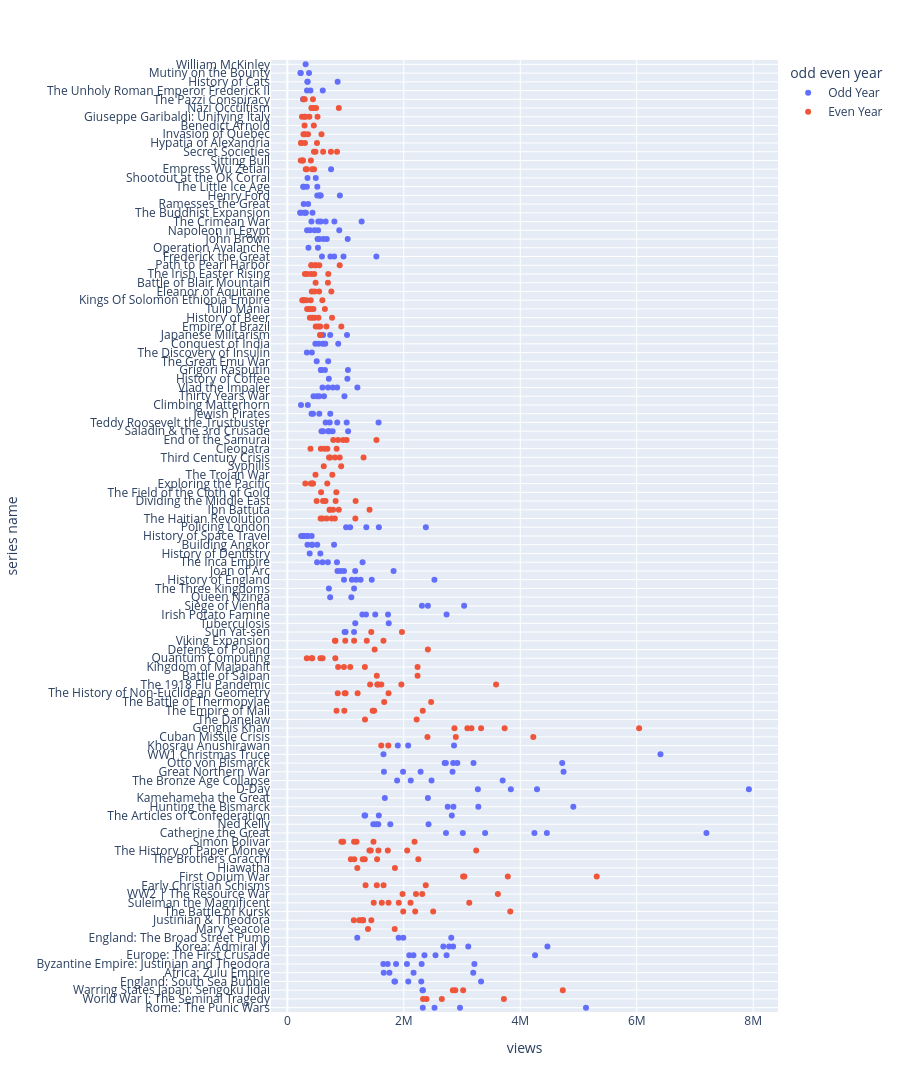
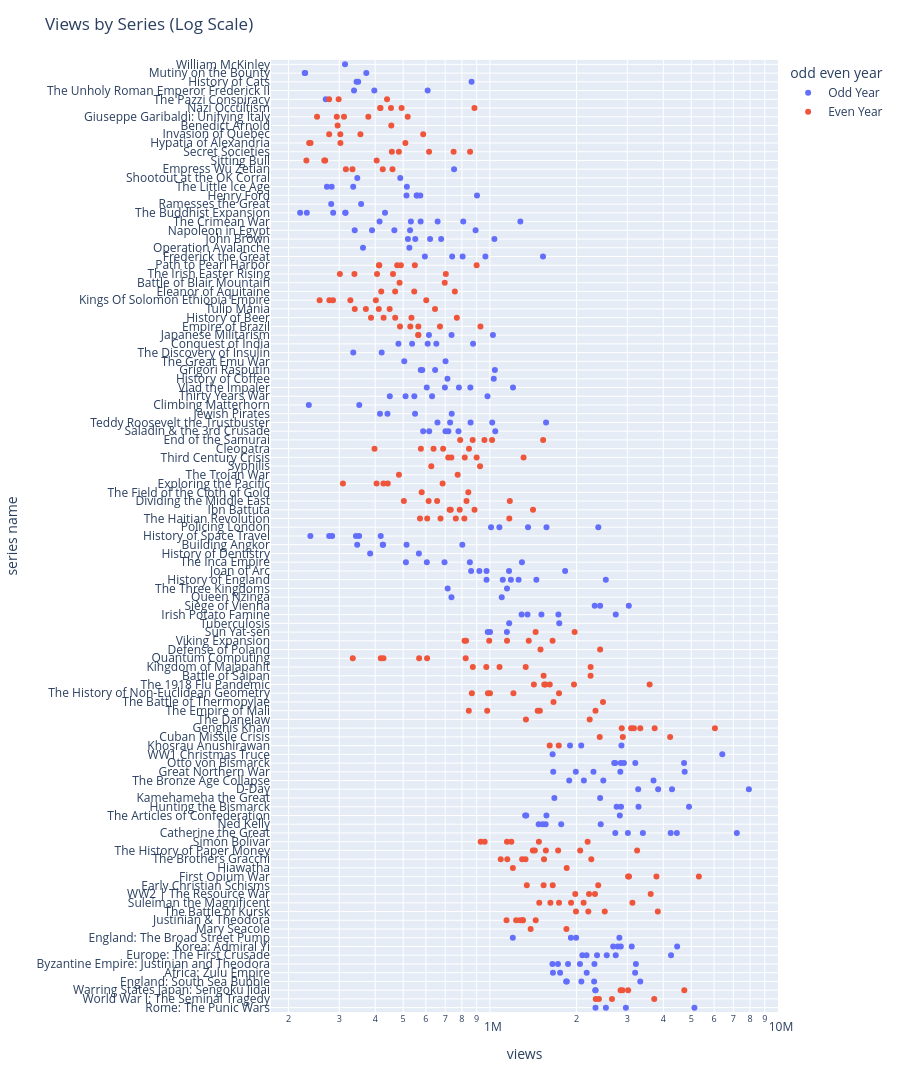

Notebook code for these charts, in order:
### Code cell
# Set height dynamically based on number of unique series
n_series = eh_epis["series name"].nunique()
height_per_series = 20
fig_height = n_series * height_per_series

fig = px.scatter(
    eh_epis,
    x="views",
    y="series name",
    color="odd even year",
    hover_name="title"
)

# Ensure all series names show
fig.update_layout(
    height=fig_height,
    yaxis=dict(tickmode='linear')
)

fig.update_yaxes(
    automargin=True,  # Avoid clipping labels
    range=[-0.5, n_series - 0.5],  # Remove excess padding at top/bottom
    categoryorder="array",  # Ensure order is preserved
    categoryarray=eh_epis["series name"].unique()[::-1]  # Reverse order if needed
)

fig.show()

# --- Second Figure: Logarithmic Scale ---
fig_log = px.scatter(
    eh_epis,
    x="views",
    y="series name",
    color="odd even year",
    hover_name="title"
)

fig_log.update_layout(
    title="Views by Series (Log Scale)",
    height=fig_height,
    yaxis=dict(tickmode='linear'),
    xaxis_type='log'
)

fig_log.update_yaxes(
    automargin=True,
    range=[-0.5, n_series - 0.5],
    categoryorder="array",
    categoryarray=eh_epis["series name"].unique()[::-1]
)

fig_log.show()

### Figure 1 — Plotly figure (JSON) as saved in the notebook; plotly's stock layout.template omitted (floating-point values rounded to 4 significant figures; data arrays with more than 128 entries replaced by an {"elided": "..."} marker saying what was removed)
{"data": [{"hovertemplate": "<b>%{hovertext}</b><br><br>odd even year=Odd Year<br>views=%{x}<br>series name=%{y}<extra></extra>", "hovertext": {"elided": "231 str values"}, "legendgroup": "Odd Year", "marker": {"color": "#636efa", "symbol": "circle"}, "mode": "markers", "name": "Odd Year", "orientation": "h", "showlegend": true, "type": "scatter", "x": {"elided": "231 int values"}, "xaxis": "x", "y": {"elided": "231 str values"}, "yaxis": "y"}, {"hovertemplate": "<b>%{hovertext}</b><br><br>odd even year=Even Year<br>views=%{x}<br>series name=%{y}<extra></extra>", "hovertext": {"elided": "230 str values"}, "legendgroup": "Even Year", "marker": {"color": "#EF553B", "symbol": "circle"}, "mode": "markers", "name": "Even Year", "orientation": "h", "showlegend": true, "type": "scatter", "x": {"elided": "230 int values"}, "xaxis": "x", "y": {"elided": "230 str values"}, "yaxis": "y"}], "layout": {"height": 2180, "legend": {"title": {"text": "odd even year"}, "tracegroupgap": 0}, "margin": {"t": 60}, "xaxis": {"anchor": "y", "domain": [0, 1], "title": {"text": "views"}}, "yaxis": {"anchor": "x", "automargin": true, "categoryarray": ["Rome: The Punic Wars", "World War I: The Seminal Tragedy", "Warring States Japan: Sengoku Jidai", "England: South Sea Bubble", "Africa: Zulu Empire", "Byzantine Empire: Justinian and Theodora", "Europe: The First Crusade", "Korea: Admiral Yi", "England: The Broad Street Pump", "Mary Seacole", "Justinian & Theodora", "The Battle of Kursk", "Suleiman the Magnificent", "WW2 | The Resource War", "Early Christian Schisms", "First Opium War", "Hiawatha", "The Brothers Gracchi", "The History of Paper Money", "Simón Bolívar", "Catherine the Great", "Ned Kelly", "The Articles of Confederation", "Hunting the Bismarck", "Kamehameha the Great", "D-Day", "The Bronze Age Collapse", "Great Northern War", "Otto von Bismarck", "WW1 Christmas Truce", "Khosrau Anushirawan", "Cuban Missile Crisis", "Genghis Khan", "The Danelaw", "The Empire of Mali", "The Battle of Thermopylae", "The History of Non-Euclidean Geometry", "The 1918 Flu Pandemic", "Battle of Saipan", "Kingdom of Majapahit", "Quantum Computing", "Defense of Poland", "Viking Expansion", "Sun Yat-sen", "Tuberculosis", "Irish Potato Famine", "Siege of Vienna", "Queen Nzinga", "The Three Kingdoms", "History of England", "Joan of Arc", "The Inca Empire", "History of Dentistry", "Building Angkor", "History of Space Travel", "Policing London", "The Haitian Revolution", "Ibn Battuta", "Dividing the Middle East", "The Field of the Cloth of Gold", "Exploring the Pacific", "The Trojan War", "Syphilis", "Third Century Crisis", "Cleopatra", "End of the Samurai", "Saladin & the 3rd Crusade", "Teddy Roosevelt the Trustbuster", "Jewish Pirates", "Climbing Matterhorn", "Thirty Years War", "Vlad the Impaler", "History of Coffee", "Grigori Rasputin", "The Great Emu War", "The Discovery of Insulin", "Conquest of India", "Japanese Militarism", "Empire of Brazil", "History of Beer", "Tulip Mania", "Kings Of Solomon Ethiopia Empire", "Eleanor of Aquitaine", "Battle of Blair Mountain", "The Irish Easter Rising", "Path to Pearl Harbor", "Frederick the Great", "Operation Avalanche", "John Brown", "Napoleon in Egypt", "The Crimean War", "The Buddhist Expansion", "Ramesses the Great", "Henry Ford", "The Little Ice Age", "Shootout at the OK Corral", "Empress Wu Zetian", "Sitting Bull", "Secret Societies", "Hypatia of Alexandria", "Invasion of Quebec", "Benedict Arnold", "Giuseppe Garibaldi: Unifying Italy", "Nazi Occultism", "The Pazzi Conspiracy", "The Unholy Roman Emperor Frederick II", "History of Cats", "Mutiny on the Bounty", "William McKinley"], "categoryorder": "array", "domain": [0, 1], "range": [-0.5, 108.5], "tickmode": "linear", "title": {"text": "series name"}}}}

### Figure 2 — Plotly figure (JSON) as saved in the notebook; plotly's stock layout.template omitted (floating-point values rounded to 4 significant figures; data arrays with more than 128 entries replaced by an {"elided": "..."} marker saying what was removed)
{"data": [{"hovertemplate": "<b>%{hovertext}</b><br><br>odd even year=Odd Year<br>views=%{x}<br>series name=%{y}<extra></extra>", "hovertext": {"elided": "231 str values"}, "legendgroup": "Odd Year", "marker": {"color": "#636efa", "symbol": "circle"}, "mode": "markers", "name": "Odd Year", "orientation": "h", "showlegend": true, "type": "scatter", "x": {"elided": "231 int values"}, "xaxis": "x", "y": {"elided": "231 str values"}, "yaxis": "y"}, {"hovertemplate": "<b>%{hovertext}</b><br><br>odd even year=Even Year<br>views=%{x}<br>series name=%{y}<extra></extra>", "hovertext": {"elided": "230 str values"}, "legendgroup": "Even Year", "marker": {"color": "#EF553B", "symbol": "circle"}, "mode": "markers", "name": "Even Year", "orientation": "h", "showlegend": true, "type": "scatter", "x": {"elided": "230 int values"}, "xaxis": "x", "y": {"elided": "230 str values"}, "yaxis": "y"}], "layout": {"height": 2180, "legend": {"title": {"text": "odd even year"}, "tracegroupgap": 0}, "margin": {"t": 60}, "title": {"text": "Views by Series (Log Scale)"}, "xaxis": {"anchor": "y", "domain": [0, 1], "title": {"text": "views"}, "type": "log"}, "yaxis": {"anchor": "x", "automargin": true, "categoryarray": ["Rome: The Punic Wars", "World War I: The Seminal Tragedy", "Warring States Japan: Sengoku Jidai", "England: South Sea Bubble", "Africa: Zulu Empire", "Byzantine Empire: Justinian and Theodora", "Europe: The First Crusade", "Korea: Admiral Yi", "England: The Broad Street Pump", "Mary Seacole", "Justinian & Theodora", "The Battle of Kursk", "Suleiman the Magnificent", "WW2 | The Resource War", "Early Christian Schisms", "First Opium War", "Hiawatha", "The Brothers Gracchi", "The History of Paper Money", "Simón Bolívar", "Catherine the Great", "Ned Kelly", "The Articles of Confederation", "Hunting the Bismarck", "Kamehameha the Great", "D-Day", "The Bronze Age Collapse", "Great Northern War", "Otto von Bismarck", "WW1 Christmas Truce", "Khosrau Anushirawan", "Cuban Missile Crisis", "Genghis Khan", "The Danelaw", "The Empire of Mali", "The Battle of Thermopylae", "The History of Non-Euclidean Geometry", "The 1918 Flu Pandemic", "Battle of Saipan", "Kingdom of Majapahit", "Quantum Computing", "Defense of Poland", "Viking Expansion", "Sun Yat-sen", "Tuberculosis", "Irish Potato Famine", "Siege of Vienna", "Queen Nzinga", "The Three Kingdoms", "History of England", "Joan of Arc", "The Inca Empire", "History of Dentistry", "Building Angkor", "History of Space Travel", "Policing London", "The Haitian Revolution", "Ibn Battuta", "Dividing the Middle East", "The Field of the Cloth of Gold", "Exploring the Pacific", "The Trojan War", "Syphilis", "Third Century Crisis", "Cleopatra", "End of the Samurai", "Saladin & the 3rd Crusade", "Teddy Roosevelt the Trustbuster", "Jewish Pirates", "Climbing Matterhorn", "Thirty Years War", "Vlad the Impaler", "History of Coffee", "Grigori Rasputin", "The Great Emu War", "The Discovery of Insulin", "Conquest of India", "Japanese Militarism", "Empire of Brazil", "History of Beer", "Tulip Mania", "Kings Of Solomon Ethiopia Empire", "Eleanor of Aquitaine", "Battle of Blair Mountain", "The Irish Easter Rising", "Path to Pearl Harbor", "Frederick the Great", "Operation Avalanche", "John Brown", "Napoleon in Egypt", "The Crimean War", "The Buddhist Expansion", "Ramesses the Great", "Henry Ford", "The Little Ice Age", "Shootout at the OK Corral", "Empress Wu Zetian", "Sitting Bull", "Secret Societies", "Hypatia of Alexandria", "Invasion of Quebec", "Benedict Arnold", "Giuseppe Garibaldi: Unifying Italy", "Nazi Occultism", "The Pazzi Conspiracy", "The Unholy Roman Emperor Frederick II", "History of Cats", "Mutiny on the Bounty", "William McKinley"], "categoryorder": "array", "domain": [0, 1], "range": [-0.5, 108.5], "tickmode": "linear", "title": {"text": "series name"}}}}
